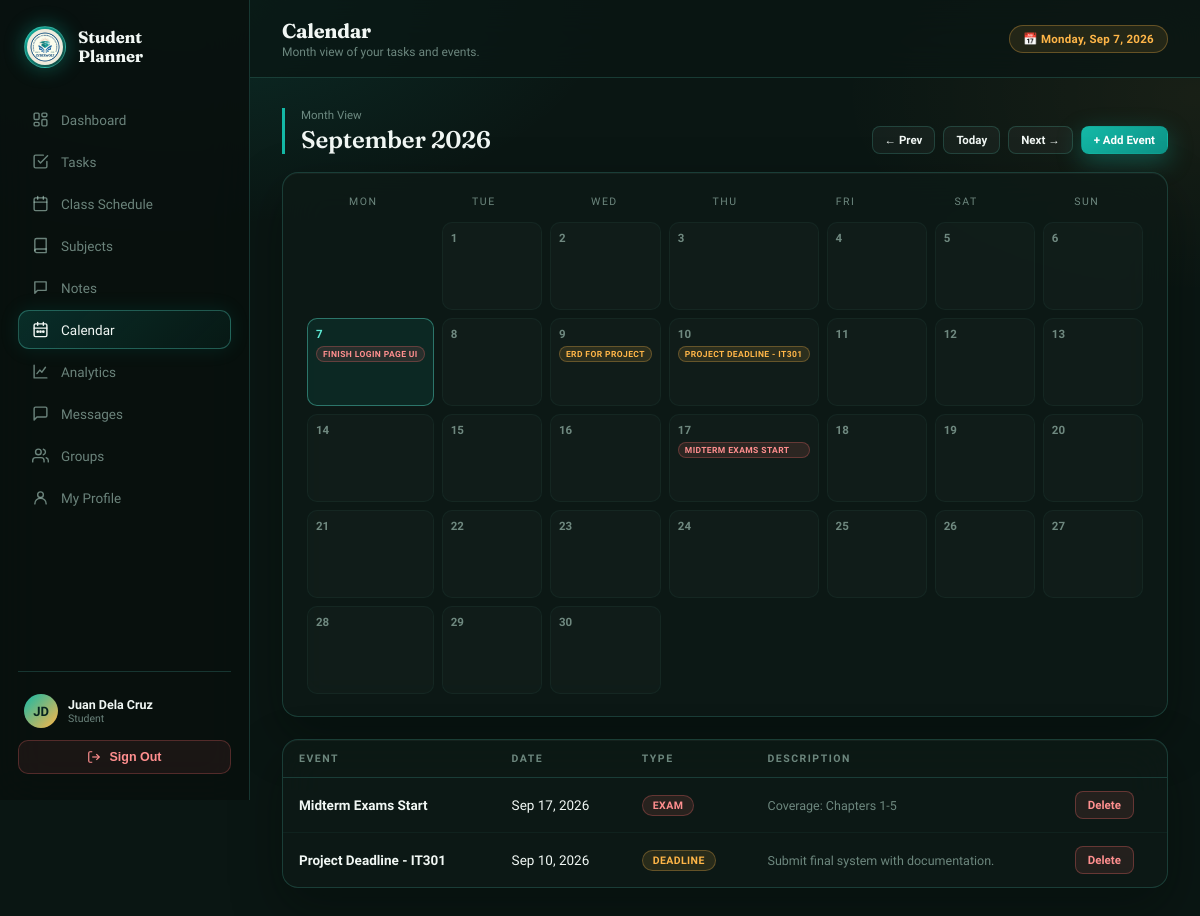
/calendar.php (signed in), run on the app's committed database.
### tables this page shows
CREATE TABLE IF NOT EXISTS `tasks` (
  `id`           INT UNSIGNED AUTO_INCREMENT PRIMARY KEY,
  `user_id`      INT UNSIGNED NOT NULL,
  `subject_id`   INT UNSIGNED NULL,
  `title`        VARCHAR(200) NOT NULL,
  `description`  TEXT NULL,
  `due_date`     DATE NULL,
  `due_time`     TIME NULL,
  `priority`     ENUM('low','medium','high') NOT NULL DEFAULT 'medium',
  `status`       ENUM('pending','in_progress','completed') NOT NULL DEFAULT 'pending',
  `created_at`   DATETIME NOT NULL DEFAULT CURRENT_TIMESTAMP,
  `completed_at` DATETIME NULL,
  FOREIGN KEY (`user_id`)    REFERENCES `login_accounts`(`id`) ON DELETE CASCADE,
  FOREIGN KEY (`subject_id`) REFERENCES `subjects`(`id`) ON DELETE SET NULL
);

CREATE TABLE IF NOT EXISTS `events` (
  `id`          INT UNSIGNED AUTO_INCREMENT PRIMARY KEY,
  `user_id`     INT UNSIGNED NOT NULL,
  `title`       VARCHAR(150) NOT NULL,
  `event_date`  DATE NOT NULL,
  `event_type`  ENUM('exam','deadline','holiday','activity','other') NOT NULL DEFAULT 'other',
  `description` TEXT NULL,
  `created_at`  DATETIME NOT NULL DEFAULT CURRENT_TIMESTAMP,
  FOREIGN KEY (`user_id`) REFERENCES `login_accounts`(`id`) ON DELETE CASCADE
);

### calendar.php (the view, shortened to what this page needs)
<?php
require_once __DIR__ . '/includes/auth.php';
$month = isset($_GET['m']) ? max(1,min(12,intval($_GET['m']))) : intval(date('n'));
$year  = isset($_GET['y']) ? intval($_GET['y']) : intval(date('Y'));
$first = mktime(0,0,0,$month,1,$year);
$daysInMonth = date('t', $first);
$startWeekday = date('N', $first);
$monthLabel = date('F Y', $first);
$prevM = $month - 1; $prevY = $year; if ($prevM < 1) { $prevM = 12; $prevY--; }
$nextM = $month + 1; $nextY = $year; if ($nextM > 12) { $nextM = 1; $nextY++; }
$monthStart = date('Y-m-01', $first);
$monthEnd   = date('Y-m-t', $first);
$byDay = [];
$tasksRes = mysqli_query($conn, "SELECT id, title, due_date AS d, 'task' AS kind, priority AS meta FROM tasks WHERE user_id=$userId AND due_date BETWEEN '$monthStart' AND '$monthEnd' AND status != 'completed'");
while ($r = mysqli_fetch_assoc($tasksRes)) { $byDay[$r['d']][] = $r; }
$eventsRes = mysqli_query($conn, "SELECT id, title, event_date AS d, 'event' AS kind, event_type AS meta FROM events WHERE user_id=$userId AND event_date BETWEEN '$monthStart' AND '$monthEnd'");
while ($r = mysqli_fetch_assoc($eventsRes)) { $byDay[$r['d']][] = $r; }
$allEventsList = mysqli_query($conn, "SELECT * FROM events WHERE user_id=$userId ORDER BY event_date DESC LIMIT 30");
$pageTitle = "Calendar";
$pageSub   = "Month view of your tasks and events.";
$activeNav = "calendar";
include __DIR__ . '/includes/layout_head.php';
?>
<div class="section-head">
  <div>
    <div class="section-eyebrow">Month View</div>
    <div class="section-title"><?php echo $monthLabel; ?></div>
  </div>
  <div class="flex gap-8">
    <a class="btn btn-ghost btn-sm" href="?m=<?php echo $prevM; ?>&y=<?php echo $prevY; ?>">← Prev</a>
    <a class="btn btn-ghost btn-sm" href="?m=<?php echo date('n'); ?>&y=<?php echo date('Y'); ?>">Today</a>
    <a class="btn btn-ghost btn-sm" href="?m=<?php echo $nextM; ?>&y=<?php echo $nextY; ?>">Next →</a>
    <button class="btn btn-primary btn-sm" onclick="openModal('addEventModal')">+ Add Event</button>
  </div>
</div>
<div class="card card-pad" style="margin-bottom:22px">
  <div style="display:grid;grid-template-columns:repeat(7,1fr);gap:8px;margin-bottom:8px">
    <?php foreach (['Mon','Tue','Wed','Thu','Fri','Sat','Sun'] as $d): ?>
      <div style="text-align:center;font-size:10.5px;letter-spacing:1.5px;color:var(--muted);text-transform:uppercase;padding-bottom:6px"><?php echo $d; ?></div>
    <?php endforeach; ?>
  </div>
  <div style="display:grid;grid-template-columns:repeat(7,1fr);gap:8px">
    <?php for ($i=1; $i<$startWeekday; $i++): ?>
      <div></div>
    <?php endfor; ?>
    <?php for ($day=1; $day<=$daysInMonth; $day++):
      $dateStr = sprintf('%04d-%02d-%02d', $year, $month, $day);
      $isToday = $dateStr === date('Y-m-d');
      $items = $byDay[$dateStr] ?? [];
    ?>
      <div style="min-height:88px;border-radius:10px;padding:8px;background:<?php echo $isToday?'rgba(20,184,166,.1)':'rgba(255,255,255,.02)'; ?>;border:1px solid <?php echo $isToday?'rgba(94,234,212,.4)':'rgba(70,150,135,.08)'; ?>">
        <div style="font-size:11.5px;font-weight:<?php echo $isToday?'800':'600'; ?>;color:<?php echo $isToday?'var(--glow2)':'var(--muted)'; ?>;margin-bottom:5px"><?php echo $day; ?></div>
        <?php foreach (array_slice($items,0,3) as $it):
          $cls = $it['kind']==='task' ? 'badge pri-'.$it['meta'] : 'badge type-'.$it['meta'];
        ?>
          <div class="<?php echo $cls; ?>" style="display:block;margin-bottom:3px;font-size:8.5px;padding:2px 6px;overflow:hidden;text-overflow:ellipsis;white-space:nowrap" title="<?php echo h($it['title']); ?>"><?php echo h($it['title']); ?></div>
        <?php endforeach; ?>
      </div>
    <?php endfor; ?>
  </div>
</div>
<div class="card">
  <div class="table-wrap">
  <table>
    <thead><tr><th>Event</th><th>Date</th><th>Type</th><th>Description</th><th></th></tr></thead>
    <tbody>
    <?php if (mysqli_num_rows($allEventsList) === 0): ?>
      <tr><td colspan="5"><div class="empty-state"><div class="empty-title">No events yet</div><div class="empty-sub">Add exams, deadlines, or important dates.</div></div></td></tr>
    <?php else: while ($e = mysqli_fetch_assoc($allEventsList)): ?>
      <tr>
        <td style="font-weight:600"><?php echo h($e['title']); ?></td>
        <td><?php echo date('M j, Y', strtotime($e['event_date'])); ?></td>
        <td><span class="badge type-<?php echo $e['event_type']; ?>"><?php echo h($e['event_type']); ?></span></td>
        <td style="color:var(--muted);font-size:12.5px"><?php echo h($e['description']); ?></td>
        <td>
          <form method="POST" onsubmit="return confirm('Delete this event?');">
            <button type="submit" class="btn btn-danger btn-sm">Delete</button>
          </form>
        </td>
      </tr>
    <?php endwhile; endif; ?>
    </tbody>
  </table>
  </div>
</div>
<?php include __DIR__ . '/includes/layout_foot.php'; ?>

### includes/layout_head.php (shortened to what this page needs)
<?php
$pageTitle  = $pageTitle  ?? 'Dashboard';
$pageSub    = $pageSub    ?? '';
$activeNav  = $activeNav  ?? '';
function navClass($key, $active){ return 'sb-link' . ($key === $active ? ' active' : ''); }
?>
<!DOCTYPE html>
<html lang="en">
<head>
<link rel="stylesheet" href="assets/css/style.css">
</head>
<body>
<div class="app">
  <aside class="sidebar" id="sidebar">
    <div class="sb-brand">
      <div class="sb-brand-ring">
        <img src="assets/img/logo.jpg" alt="School logo">
      </div>
      <div>
        <div class="sb-brand-name">Student<br>Planner</div>
      </div>
    </div>
    <nav class="sb-nav">
      <a href="index.php" class="<?php echo navClass('dashboard',$activeNav); ?>">
        <svg viewBox="0 0 24 24"><rect x="3" y="3" width="7" height="9" rx="1.5"/><rect x="14" y="3" width="7" height="5" rx="1.5"/><rect x="14" y="12" width="7" height="9" rx="1.5"/><rect x="3" y="16" width="7" height="5" rx="1.5"/></svg>
        Dashboard
      </a>
      <a href="tasks.php" class="<?php echo navClass('tasks',$activeNav); ?>">
        <svg viewBox="0 0 24 24"><path d="M9 11l3 3L22 4"/><path d="M21 12v7a2 2 0 0 1-2 2H5a2 2 0 0 1-2-2V5a2 2 0 0 1 2-2h11"/></svg>
        Tasks
      </a>
      <a href="schedule.php" class="<?php echo navClass('schedule',$activeNav); ?>">
        <svg viewBox="0 0 24 24"><rect x="3" y="4" width="18" height="18" rx="2"/><path d="M16 2v4M8 2v4M3 10h18"/></svg>
        Class Schedule
      </a>
      <a href="subjects.php" class="<?php echo navClass('subjects',$activeNav); ?>">
        <svg viewBox="0 0 24 24"><path d="M4 19.5A2.5 2.5 0 0 1 6.5 17H20"/><path d="M6.5 2H20v20H6.5A2.5 2.5 0 0 1 4 19.5v-15A2.5 2.5 0 0 1 6.5 2z"/></svg>
        Subjects
      </a>
      <a href="notes.php" class="<?php echo navClass('notes',$activeNav); ?>">
        <svg viewBox="0 0 24 24"><path d="M4 4h16v12H8l-4 4V4z"/></svg>
        Notes
      </a>
      <a href="calendar.php" class="<?php echo navClass('calendar',$activeNav); ?>">
        <svg viewBox="0 0 24 24"><rect x="3" y="4" width="18" height="18" rx="2"/><path d="M16 2v4M8 2v4M3 10h18"/><circle cx="8" cy="15" r="1"/><circle cx="12" cy="15" r="1"/><circle cx="16" cy="15" r="1"/></svg>
        Calendar
      </a>
      <a href="analytics.php" class="<?php echo navClass('analytics',$activeNav); ?>">
        <svg viewBox="0 0 24 24"><path d="M3 3v18h18"/><path d="M7 15l4-5 3 3 5-7"/></svg>
        Analytics
      </a>
      <a href="chat.php" class="<?php echo navClass('chat',$activeNav); ?>">
        <svg viewBox="0 0 24 24"><path d="M21 15a2 2 0 0 1-2 2H7l-4 4V5a2 2 0 0 1 2-2h14a2 2 0 0 1 2 2z"/></svg>
        Messages
      </a>
      <a href="groups.php" class="<?php echo navClass('groups',$activeNav); ?>">
        <svg viewBox="0 0 24 24"><path d="M17 21v-2a4 4 0 0 0-4-4H5a4 4 0 0 0-4 4v2"/><circle cx="9" cy="7" r="4"/><path d="M23 21v-2a4 4 0 0 0-3-3.87"/><path d="M16 3.13a4 4 0 0 1 0 7.75"/></svg>
        Groups
      </a>
      <a href="profile.php" class="<?php echo navClass('profile',$activeNav); ?>">
        <svg viewBox="0 0 24 24"><circle cx="12" cy="8" r="4"/><path d="M4 21c0-4.4 3.6-8 8-8s8 3.6 8 8"/></svg>
        My Profile
      </a>
    </nav>
    <div class="sb-foot">
      <a href="profile.php" class="sb-user-link">
        <div class="sb-user">
          <?php echo renderAvatar($user['name'], $user['avatar_path'] ?? null, 'sb-user-av'); ?>
          <div>
            <div class="sb-user-name"><?php echo h($user['name']); ?></div>
            <div class="sb-user-role"><?php echo h($user['role']); ?></div>
          </div>
        </div>
      </a>
      <form method="POST" action="logout.php">
        <button type="submit" class="sb-logout">
          <svg width="14" height="14" viewBox="0 0 24 24" fill="none" stroke="currentColor" stroke-width="2"><path d="M9 21H5a2 2 0 0 1-2-2V5a2 2 0 0 1 2-2h4"/><polyline points="16 17 21 12 16 7"/><line x1="21" y1="12" x2="9" y2="12"/></svg>
          Sign Out
        </button>
      </form>
    </div>
  </aside>
  <div class="main">
    <div class="topbar">
      <div class="flex items-center gap-10">
        <div>
          <div class="tb-title"><?php echo h($pageTitle); ?></div>
          <?php if ($pageSub): ?><div class="tb-sub"><?php echo h($pageSub); ?></div><?php endif; ?>
        </div>
      </div>
      <div class="tb-right">
        <span class="pill gold">📅 <?php echo date('l, M j, Y'); ?></span>
      </div>
    </div>
    <div class="content">

### includes/auth.php (shortened to what this page needs)
<?php
require_once __DIR__ . '/../db.php';
$user    = $_SESSION['sp_user'];
$userId  = intval($user['id']);
mysqli_query($conn, "UPDATE login_accounts SET last_seen = NOW(), is_online = 1 WHERE id = $userId");
mysqli_query($conn, "UPDATE login_accounts SET is_online = 0 WHERE last_seen < DATE_SUB(NOW(), INTERVAL 3 MINUTE)");
$chk = mysqli_fetch_assoc(mysqli_query($conn, "SELECT id, is_approved, name, role, avatar_path FROM login_accounts WHERE id=$userId"));
$user = $_SESSION['sp_user'];
function renderAvatar($name, $avatarPath, $class = ''){
    return '<div class="' . h($class) . '">' . h(initials($name)) . '</div>';
}
function initials($name){
    $parts = preg_split('/\s+/', trim($name));
    $ini = '';
    foreach (array_slice($parts,0,2) as $p) { if ($p !== '') $ini .= mb_strtoupper(mb_substr($p,0,1)); }
    return $ini ?: 'S';
}
function h($v){ return htmlspecialchars($v ?? '', ENT_QUOTES, 'UTF-8'); }

### data on the page
tasks: title "FINISH LOGIN PAGE UI"
tasks: title "ERD FOR PROJECT"
events: title "PROJECT DEADLINE - IT301", title "Project Deadline - IT301", event_date "Sep 10, 2026", event_type "DEADLINE", description "Submit final system with documentation."
events: title "MIDTERM EXAMS START", title "Midterm Exams Start", event_date "Sep 17, 2026", event_type "EXAM", description "Coverage: Chapters 1-5"

### other printed values
initials($name) "JD"
$user['name'] "Juan Dela Cruz"
$user['role'] "Student"
$pageTitle "Calendar"
$pageSub "Month view of your tasks and events."
$monthLabel "September 2026"
$d "MON"
$d "TUE"
$d "WED"
$d "THU"
$d "FRI"
$d "SAT"
$d "SUN"
